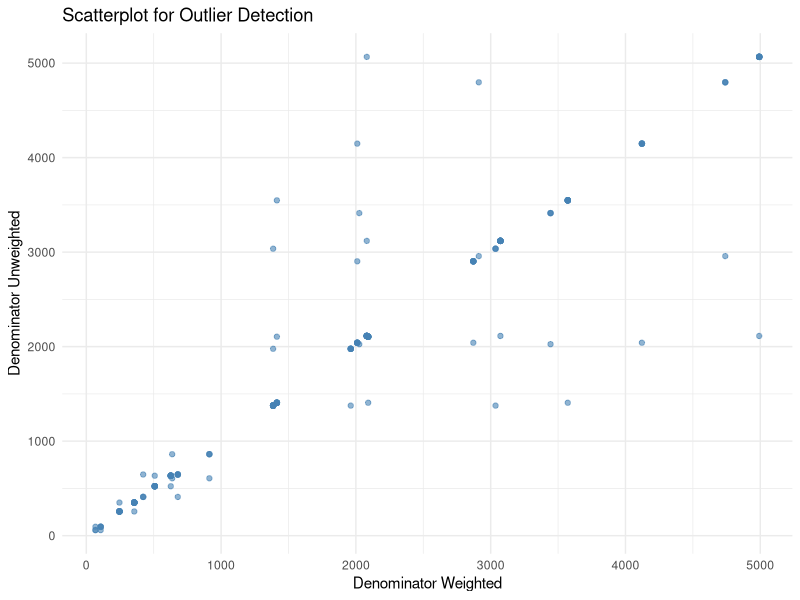
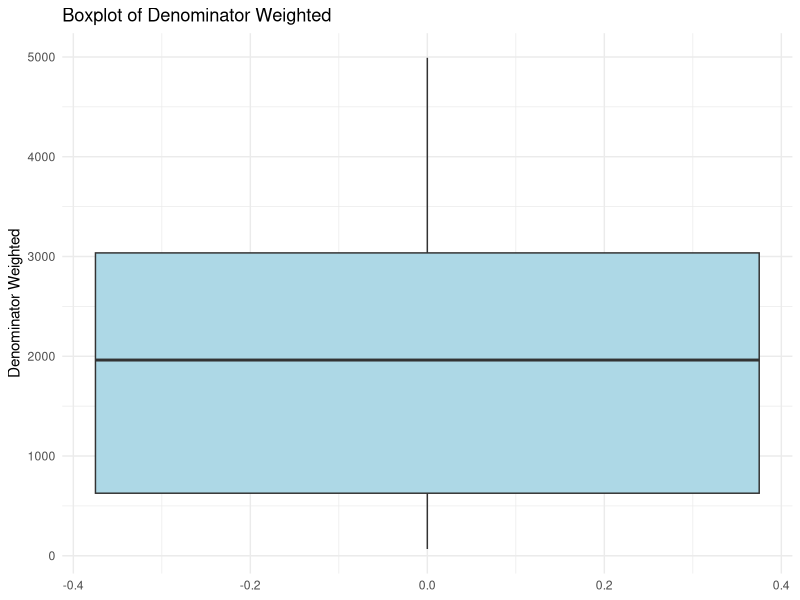

R code for these plots, in order: (Note: this script raises an error after producing the figures.)
## ---- chunk 1
knitr::opts_chunk$set(echo = TRUE)
## ---- chunk 2
library(dplyr)
library(tidyr)
library(stringr)
library(readr)
library(here)
library(ggplot2)

getwd()
list.files("data/raw_data")
## ---- chunk 3
acc_df <- read_csv(here("raw_data", "access-to-health-care_national_zaf.csv"))
## ---- chunk 4
head(acc_df)
## ---- chunk 5
acc_df <- acc_df[-1, ]
## ---- chunk 6
dim(acc_df)
## ---- chunk 7
dup_check <- acc_df %>%
  group_by(Indicator, SurveyYear, CharacteristicId, Value) %>%
  filter(n() > 1)

dup_check

## ---- chunk 8
acc_df <- acc_df %>%
  distinct(Indicator, SurveyYear, CharacteristicId, Value, .keep_all = TRUE)

## ---- chunk 9

data.frame(
  Column = names(acc_df),
  Missing_Percentage = paste0(round(colMeans(is.na(acc_df)) * 100, 2), "%")
  )

## ---- chunk 10
data.frame(
  Column = names(acc_df),
  Missing_Data = paste0(colSums(is.na(acc_df)))
  )
## ---- chunk 11
data.frame(
  Column = names(acc_df),
  paste0(sapply(acc_df, typeof))
)

## ---- chunk 12
str(acc_df)

## ---- chunk 13
acc_df <- acc_df %>%
  mutate(
        Value = as.numeric(Value),
    Precision = as.numeric(Precision),
    SurveyYear = as.integer(SurveyYear),
    IndicatorOrder = as.integer(IndicatorOrder),
    CharacteristicId = as.integer(CharacteristicId),
    CharacteristicOrder = as.integer(CharacteristicOrder),
    IsTotal = as.logical(as.integer(IsTotal)),
    IsPreferred = as.logical(as.integer(IsPreferred)),
    SurveyYearLabel = as.integer(SurveyYearLabel),
    DenominatorWeighted = as.numeric(DenominatorWeighted),
    DenominatorUnweighted = as.numeric(DenominatorUnweighted),
  )
## ---- chunk 14
library(dplyr)
library(purrr)

# Summary table: column name, number of unique values, sample of unique values
n_sample <- 3

summary_tbl <- acc_df %>%
  map_df(~ tibble(
    n_unique = n_distinct(.),
    sample_values = paste(head(unique(.), n_sample), collapse = ", ")
  ), .id = "column")


summary_tbl


## ---- chunk 15
acc_df <- acc_df %>%
  select(
    -ISO3, 
    -DHS_CountryCode, 
    -CountryName, 
    -SurveyId,
    -ByVariableId, 
    -ByVariableLabel, 
    -IsTotal,
    -RegionId, 
    -SurveyYearLabel, 
    -SurveyType,
    -CharacteristicOrder
    
  )
## ---- chunk 16


library(dplyr)
library(tidyr)

acc_df <- acc_df %>%
  fill(DenominatorWeighted, DenominatorUnweighted, .direction = "down")

acc_df[
       c("DenominatorWeighted", "DenominatorUnweighted")]

## ---- chunk 17
ggplot(acc_df, aes(x = DenominatorWeighted, y = DenominatorUnweighted)) +
  geom_point(alpha = 0.6, color = "steelblue") +
  labs(title = "Scatterplot for Outlier Detection",
       x = "Denominator Weighted",
       y = "Denominator Unweighted") +
  theme_minimal()


ggplot(acc_df, aes(y = DenominatorWeighted)) +
  geom_boxplot(fill = "lightblue", outlier.color = "red", outlier.shape = 16) +
  labs(title = "Boxplot of Denominator Weighted",
       y = "Denominator Weighted") +
  theme_minimal()




## ---- chunk 18
dim(acc_df)
## ---- chunk 19
write_csv(acc_df, here("cleaned_data", "access-to-healthcare_cleaned.csv"))
